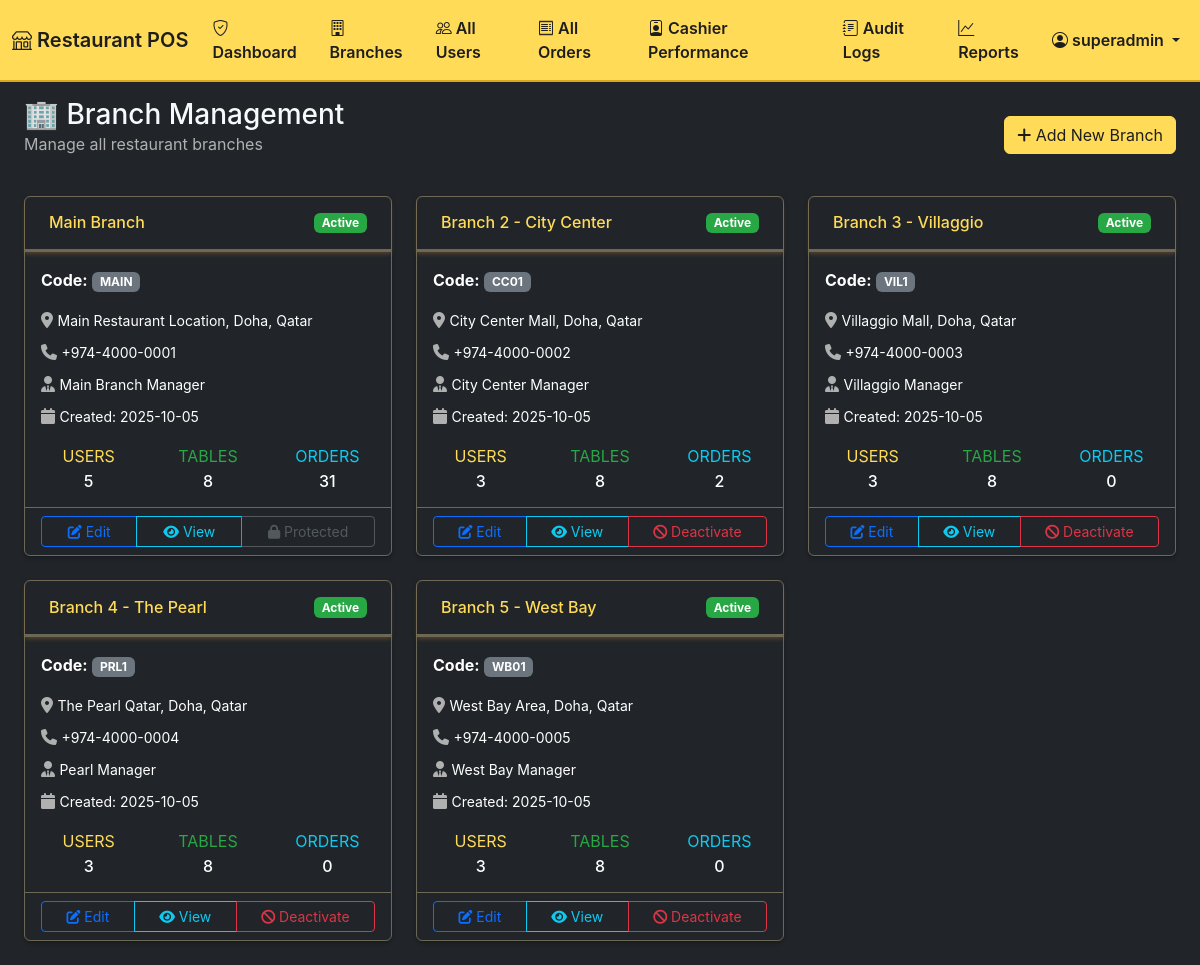
The page /superuser/branches (signed in) on the database as committed earlier.
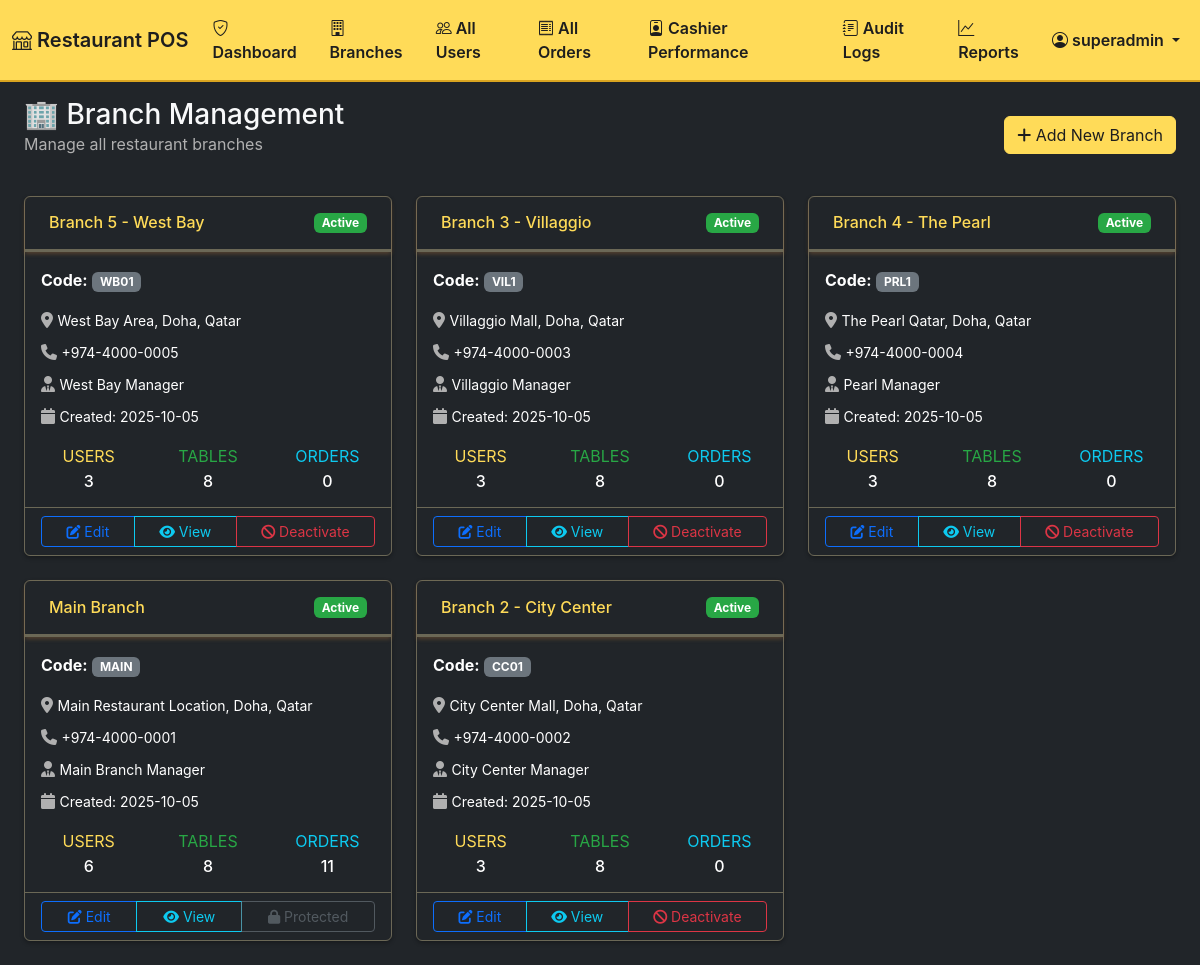
The same page on the database as committed later.
### app/models.py (models this page shows, shortened)
class Branch(db.Model):
    __tablename__ = 'branches'
    id = db.Column(db.Integer, primary_key=True)
    name = db.Column(db.String(128), nullable=False)
    code = db.Column(db.String(16), unique=True, nullable=False)
    address = db.Column(db.Text)
    phone = db.Column(db.String(32))
    email = db.Column(db.String(128))
    manager_name = db.Column(db.String(128))
    is_active = db.Column(db.Boolean(), default=True, nullable=False)
    created_at = db.Column(db.DateTime, default=datetime.utcnow)
    updated_at = db.Column(db.DateTime, default=datetime.utcnow, onupdate=datetime.utcnow)
    timezone = db.Column(db.String(64), default='UTC')
    currency = db.Column(db.String(8), default='QAR')
    tax_rate = db.Column(db.Numeric(5, 4), default=0.0000)
    service_charge = db.Column(db.Numeric(5, 4), default=0.0000)
    users = db.relationship('User', backref='branch', lazy='dynamic')
    categories = db.relationship('Category', backref='branch', lazy='dynamic')
    menu_items = db.relationship('MenuItem', backref='branch', lazy='dynamic')
    tables = db.relationship('Table', backref='branch', lazy='dynamic')
    customers = db.relationship('Customer', backref='branch', lazy='dynamic')
    orders = db.relationship('Order', backref='branch', lazy='dynamic')
    inventory_items = db.relationship('InventoryItem', backref='branch', lazy='dynamic')
    delivery_companies = db.relationship('DeliveryCompany', backref='branch', lazy='dynamic')

### app/superuser/views.py (the view)
@superuser.route('/branches')
def branches():
    branches = Branch.query.order_by(Branch.created_at.desc()).all()
    return render_template('superuser/branches.html', branches=branches)

### app/models.py (called while the page is built)
    def is_super_user(self):
        return self.role == UserRole.SUPER_USER

    def is_branch_admin(self):
        return self.role == UserRole.BRANCH_ADMIN

    def get_accessible_branches(self):
        if self.is_super_user():
            return Branch.query.filter_by(is_active=True).all()
        elif self.branch_id:
            return [self.branch]
        return []

### app/session_manager.py (called while the page is built)
def init_session_manager(app):
    @app.before_request
    def before_request():
        if (request.endpoint and
            (request.endpoint.startswith('static') or
             request.endpoint == 'auth.login' or
             request.endpoint == 'auth.logout')):
            return
        SessionManager.validate_session()
    @app.after_request
    def after_request(response):
        if current_user.is_authenticated:
            SessionManager.update_session_activity()
        return response
    app.logger.info("Session manager initialized")

### app/superuser/views.py (called while the page is built)
@superuser.before_request
@super_admin_required
def before_request():
    pass

### app/templates/superuser/branches.html (shortened to what the changed rows need)
{% extends "base.html" %}
{% block content %}
<div class="container-fluid">
    <div class="row mb-4">
        <div class="col-12">
            <div class="d-flex justify-content-between align-items-center">
                <div>
                    <h1 class="h3 mb-0">🏢 Branch Management</h1>
                </div>
            </div>
        </div>
    </div>
    <div class="row">
        {% for branch in branches %}
        <div class="col-lg-4 col-md-6 mb-4" data-branch-id="{{ branch.id }}">
            <div class="card shadow h-100 {% if not branch.is_active %}border-danger{% endif %}">
                <div class="card-header d-flex justify-content-between align-items-center">
                    <h6 class="m-0 font-weight-bold text-primary">{{ branch.name }}</h6>
                    <span class="badge {% if branch.is_active %}bg-success{% else %}bg-danger{% endif %}">
                        {% if branch.is_active %}Active{% else %}Inactive{% endif %}
                    </span>
                </div>
                <div class="card-body">
                    <div class="mb-3">
                        <strong>Code:</strong>
                        <span class="badge bg-secondary">{{ branch.code }}</span>
                    </div>
                    {% if branch.address %}
                    <div class="mb-2">
                        <i class="fas fa-map-marker-alt text-muted"></i>
                        <small>{{ branch.address }}</small>
                    </div>
                    {% endif %}
                    {% if branch.phone %}
                    <div class="mb-2">
                        <i class="fas fa-phone text-muted"></i>
                        <small>{{ branch.phone }}</small>
                    </div>
                    {% endif %}
                    {% if branch.manager_name %}
                    <div class="mb-2">
                        <i class="fas fa-user-tie text-muted"></i>
                        <small>{{ branch.manager_name }}</small>
                    </div>
                    {% endif %}
                    <div class="mb-2">
                        <i class="fas fa-calendar text-muted"></i>
                        <small>Created: {{ branch.created_at.strftime('%Y-%m-%d') }}</small>
                    </div>
                    <div class="row mt-3">
                        <div class="col-4 text-center">
                            <div class="text-xs font-weight-bold text-primary text-uppercase mb-1">Users</div>
                            <div class="h6 mb-0 font-weight-bold text-gray-800">{{ branch.users.count() }}</div>
                        </div>
                        <div class="col-4 text-center">
                            <div class="text-xs font-weight-bold text-success text-uppercase mb-1">Tables</div>
                            <div class="h6 mb-0 font-weight-bold text-gray-800">{{ branch.tables.count() }}</div>
                        </div>
                        <div class="col-4 text-center">
                            <div class="text-xs font-weight-bold text-info text-uppercase mb-1">Orders</div>
                            <div class="h6 mb-0 font-weight-bold text-gray-800">{{ branch.orders.count() }}</div>
                        </div>
                    </div>
                </div>
                <div class="card-footer">
                    <div class="btn-group w-100" role="group">
                        <a href="{{ url_for('superuser.edit_branch', branch_id=branch.id) }}"
                           class="btn btn-outline-primary btn-sm">
                            <i class="fas fa-edit"></i> Edit
                        </a>
                        <a href="#" class="btn btn-outline-info btn-sm"
                           onclick="viewBranchDetails({{ branch.id }})">
                            <i class="fas fa-eye"></i> View
                        </a>
                        {% if branch.is_active %}
                            {% if current_user.branch_id != branch.id %}
                            <button class="btn btn-outline-danger btn-sm"
                                    onclick="deactivateBranch({{ branch.id }}, '{{ branch.name }}')">
                                <i class="fas fa-ban"></i> Deactivate
                            </button>
                            {% else %}
                            <button class="btn btn-outline-secondary btn-sm" disabled title="Cannot deactivate your own branch">
                                <i class="fas fa-lock"></i> Protected
                            </button>
                            {% endif %}
                        {% else %}
                        <button class="btn btn-outline-success btn-sm"
                                onclick="reactivateBranch({{ branch.id }}, '{{ branch.name }}')">
                            <i class="fas fa-check"></i> Reactivate
                        </button>
                        {% endif %}
                    </div>
                </div>
            </div>
        </div>
        {% endfor %}
    </div>
</div>
{% endblock %}

Rows that differ between the two databases and show on the page:
changed Branch "Branch 5 - West Bay": moves up the list
changed Branch "Branch 3 - Villaggio": moves up the list
changed Branch "Branch 4 - The Pearl": moves up the list
changed Branch "Main Branch": users.count "5" → "6"; orders.count "31" → "11"
changed Branch "Branch 2 - City Center": orders.count "2" → "0"
